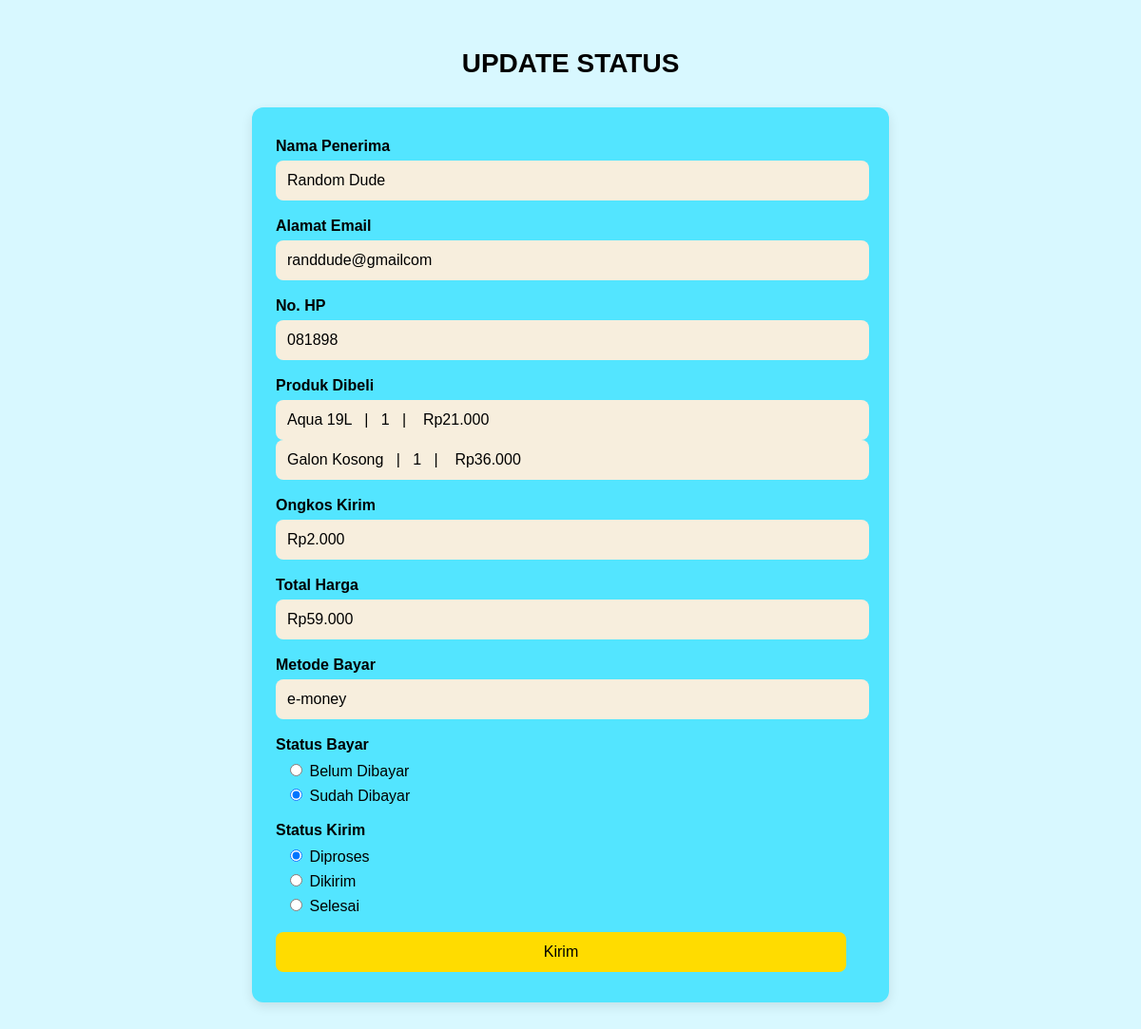
The page /kurir/update.php?id_pesanan=36 on the database its author committed.
### tables this page shows
CREATE TABLE `pesanan` (
  `id_pesanan` int(11) NOT NULL,
  `username` varchar(15) NOT NULL,
  `nama` varchar(40) NOT NULL,
  `email` varchar(30) NOT NULL,
  `no_hp` char(15) NOT NULL,
  `alamat` varchar(200) NOT NULL,
  `link` varchar(150) NOT NULL,
  `status_bayar` varchar(15) NOT NULL,
  `status_kirim` varchar(15) NOT NULL,
  `total_harga` float NOT NULL,
  `tanggal_pesan` date NOT NULL DEFAULT curdate(),
  `metode_bayar` varchar(10) NOT NULL,
  `bukti_bayar` varchar(100) NOT NULL
);

CREATE TABLE `detail_pesanan` (
  `id_detail` int(11) NOT NULL,
  `id_pesanan` int(11) DEFAULT NULL,
  `id_produk` int(11) DEFAULT NULL,
  `nama_produk` varchar(100) DEFAULT NULL,
  `harga_satuan` float DEFAULT NULL,
  `jumlah` int(11) DEFAULT NULL,
  `subtotal` int(11) DEFAULT NULL
);

### kurir/update.php (the view, shortened to what this page needs)
<?php
    include "../koneksi.php";
    $id_pesanan = $_GET['id_pesanan'];
    $query = mysqli_query($connect, "SELECT * FROM pesanan WHERE id_pesanan=$id_pesanan");
    $data = mysqli_fetch_array($query);
    $query_produk = mysqli_query($connect, "SELECT * FROM detail_pesanan WHERE id_pesanan = $id_pesanan");
?>
<!DOCTYPE html>
<html>
<head>
</head>
<body>
    <h2>UPDATE STATUS</h2>
    <div class="form-card">
        <form method="POST" action="prosesupdate.php">
            <div class="form-group">
                <label>Nama Penerima</label>
                <input type="text" id="nama" name="nama" value= "<?php echo $data['nama'] ?>" readonly>
            </div>
            <div class="form-group">
                <label>Alamat Email</label>
                <input type="email" id="nama" name="nama" value= "<?php echo $data['email'] ?>" readonly>
            </div>
            <div class="form-group">
                <label>No. HP</label>
                <input type="email" id="nama" name="nama" value= "<?php echo $data['no_hp'] ?>" readonly>
            </div>
            <div class="form-group">
                <label>Produk Dibeli</label>
                <?php while ($produk = mysqli_fetch_array($query_produk)) { ?>
                    <input type="text"
                        value="<?php echo $produk['nama_produk'] . '   |   ' . $produk['jumlah'] . '   |    Rp' . number_format($produk['harga_satuan'], 0, ',', '.'); ?>"
                        readonly>
                <?php } ?>
            </div>
            <div class="form-group">
                <label>Ongkos Kirim</label>
                <input type="text" name="ongkir" value="Rp2.000" readonly>
            </div>
            <div class="form-group">
                <label>Total Harga</label>
                <input type="email" id="nama" name="nama" value= "Rp<?php echo number_format($data['total_harga'], 0, ',', '.'); ?>" readonly>
            </div>
            <div class="form-group">
                <label>Metode Bayar</label>
                <input type="email" id="nama" name="nama" value= "<?php echo $data['metode_bayar'] ?>" readonly>
            </div>
            <div class="form-group">
                <label>Status Bayar</label>
                <div class="radio-group">
                    <label>
                        <input type="radio" name="status_bayar" value="Belum dibayar"
                            <?php if ($data['status_bayar'] == 'Belum dibayar') echo 'checked'; ?>>
                        Belum Dibayar
                    </label>
                    <label>
                        <input type="radio" name="status_bayar" value="Sudah dibayar"
                            <?php if ($data['status_bayar'] == 'Sudah dibayar') echo 'checked'; ?>>
                        Sudah Dibayar
                    </label>
                </div>
            </div>
            <div class="form-group">
                <label>Status Kirim</label>
                <div class="radio-group">
                    <label>
                        <input type="radio" name="status_kirim" value="Diproses"
                            <?php if ($data['status_kirim'] == 'Diproses') echo 'checked'; ?>>
                        Diproses
                    </label>
                    <label>
                        <input type="radio" name="status_kirim" value="Dikirim"
                            <?php if ($data['status_kirim'] == 'Dikirim') echo 'checked'; ?>>
                        Dikirim
                    </label>
                    <label>
                        <input type="radio" name="status_kirim" value="Selesai"
                            <?php if ($data['status_kirim'] == 'Selesai') echo 'checked'; ?>>
                        Selesai
                    </label>
                </div>
            </div>
            <button class="submit-btn" type="submit">Kirim</button>
        </form>
    </div>
</body>
</html>

### kurir/update.php (style rules this page uses)
body { background-color: #d8f8ff; font-family: Arial, sans-serif; padding: 20px; }
h2 { text-align: center; font-size: 28px; font-weight: bold; margin-bottom: 30px; }
.form-card { background-color: #53e5ff; max-width: 600px; margin: 0 auto; padding-top: 2rem; padding-bottom: 2rem; padding-left: 25px; padding-right: 45px; border-radius: 12px; box-shadow: 0 4px 12px rgba(0, 0, 0, 0.1); }
.form-group { margin-bottom: 18px; }
label { display: block; font-weight: bold; margin-bottom: 6px; }
input[type="text"], input[type="email"] { width: 100%; padding: 12px; background-color:#F7EEDD; border: none; border-radius: 8px; color: #000; font-size: 16px; }
.radio-group { margin-left: 10px; margin-top: 8px; }
.radio-group label { font-weight: normal; display: block; }
.submit-btn { display: block; width: 100%; padding: 12px; background-color: #ffdc00; border: none; border-radius: 8px; cursor: pointer; font-size: 16px; margin-top: 10px; }

### rows shown on the page
pesanan: nama "Random Dude", nama "randdude@gmailcom", nama "081898", nama "Rp59.000", nama "e-money", status_bayar "☐ Belum Dibayar", status_bayar "☑ Sudah Dibayar", status_kirim "☑ Diproses", status_kirim "☐ Dikirim", status_kirim "☐ Selesai"
detail_pesanan: nama_produk+jumlah+harga_satuan "Aqua 19L | 1 | Rp21.000"
detail_pesanan: nama_produk+jumlah+harga_satuan "Galon Kosong | 1 | Rp36.000"
